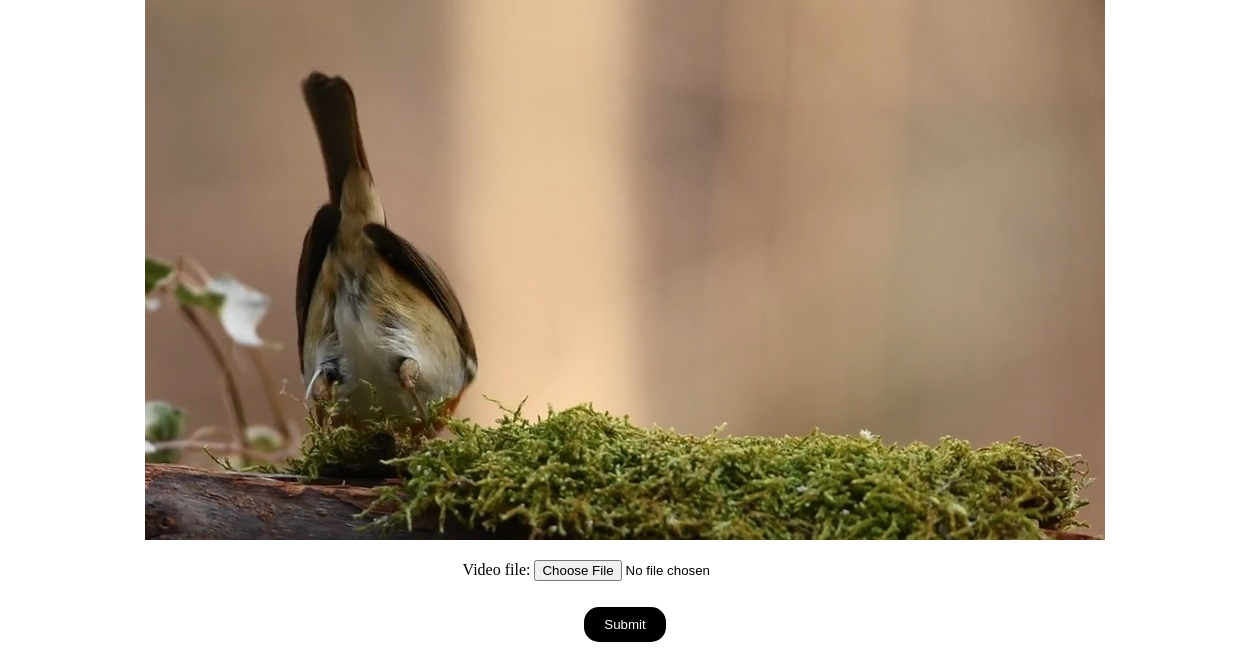
Before: /video/ (lower part) with the older database file.
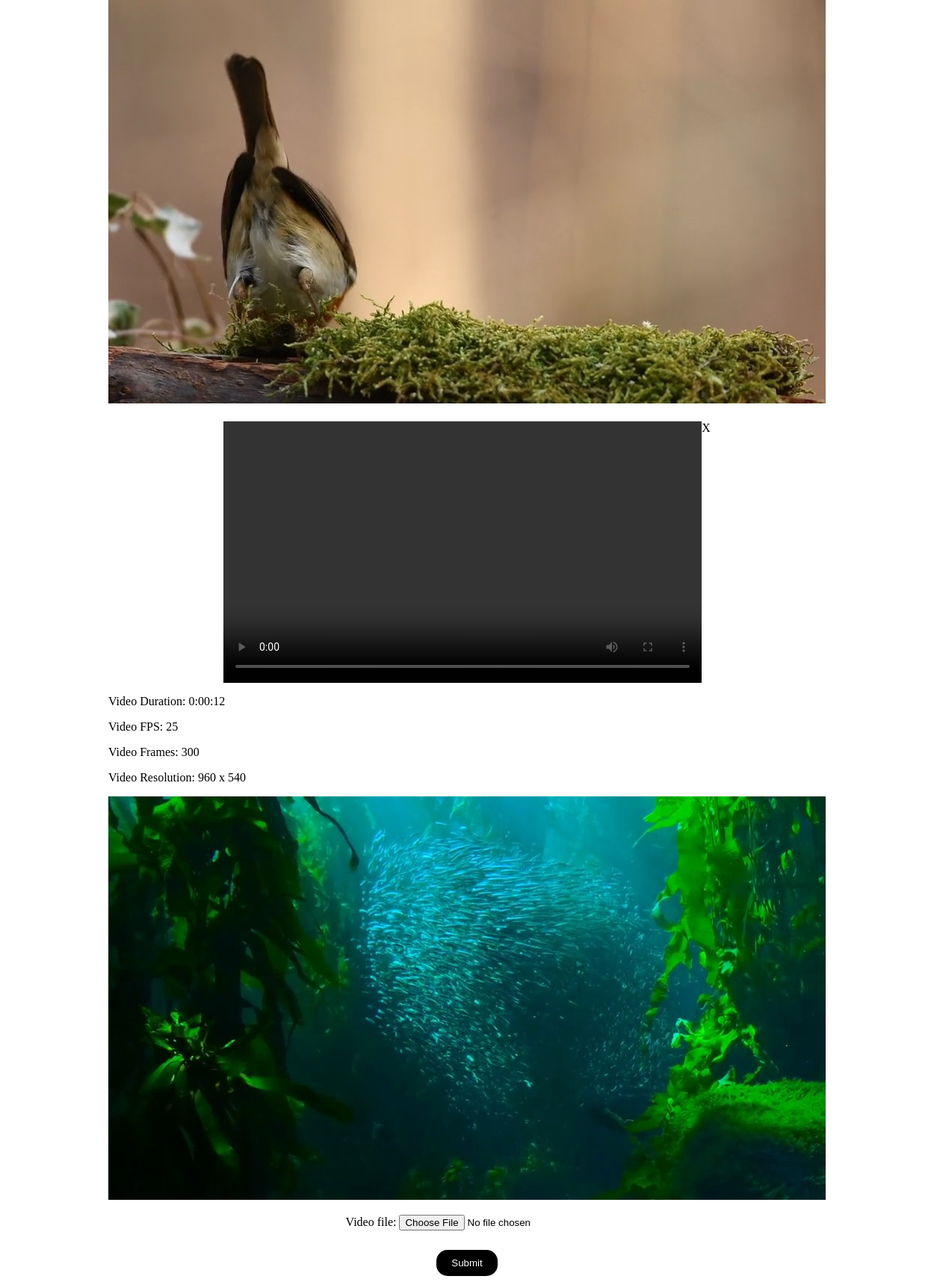
After: the same page with the newer database file.
### base/models.py (models this page shows, shortened)
class Video(models.Model):
    id = models.AutoField(primary_key=True)
    title = models.CharField(max_length=200, null=True)
    video_file = models.FileField(upload_to="videos/")
    duration = models.DurationField(null=True, blank=False)
    fps = models.IntegerField(null=True, blank=False)
    frames = models.IntegerField(null=True, blank=False)
    width = models.IntegerField(null=True, blank=False)
    height = models.IntegerField(null=True, blank=False)
    cover = models.ImageField(upload_to="videos/cover/", blank=True, null=True)
    objects = VideoQuerySet.as_manager()

### base/views.py (the view)
# urls.py: path("video/", views.videoShow, name="video"),
def videoShow(request):
    if request.method == 'POST':
        form = VideoForm(request.POST, request.FILES)
        if form.is_valid():
            video = form.save(commit=False)
            video.save()
            return redirect("video")
    else:
        form = VideoForm()
    videos = Video.objects.all()
    context = {'form' : form, "videos" : videos}
    return render(request, 'base/video-show.html', context)

### base/forms.py
class VideoForm(ModelForm):
    class Meta:
        model = Video
        fields = ['video_file']

### base/templates/base/video-show.html (shortened to what this page needs)
<!DOCTYPE html>
<html lang="en">
<head>
</head>
<body>
    {% extends "main.html" %}
    {% block content %}
    {% if videos %}
    <div class="video-collection">
        {% for video in videos %}
        <div>
            <div class="video-self">
                <video controls width="640" height="350">
                    <source src="{{ video.video_file.url }}" type="{{ video.video_file.content_type }}" />
                </video>
                <a href="{% url 'delete-video' video.id %}">X</a>
            </div>
            <p>Video Duration: {{video.duration}}</p>
            <p>Video FPS: {{video.fps}}</p>
            <p>Video Frames: {{video.frames}}</p>
            <p>Video Resolution: {{video.width}} x {{video.height}}</p>
            <img src="{{ video.cover.url }}" alt="">
        </div>
        {% endfor %}
    </div>
    {% else %}
    <h2>Try Uploading your first video</h2>
    {% endif %}
    <form action="" method="post" name="upload" class="upload-form" enctype="multipart/form-data">
        {{form.as_p}}
        <button type="submit" class="upload-button">Submit</button>
    </form>
    {% endblock content %}

### templates/main.html (shortened to what this page needs)
<!DOCTYPE html>
<html lang="en">
<head>
</head>
<body>
    {% include "navbar.html" %}
    {% block content %}
    {% endblock %}
</body>
</html>

### templates/navbar.html (shortened to what this page needs)
<!DOCTYPE html>
<html lang="en">
<head>
</head>
<body>
</body>
</html>

### base/templates/base/video-show.html (style rules this page uses)
.upload-form { display: flex; justify-content: center; align-items: center; flex-direction: column; row-gap: 10px; }
.upload-button { border: 0; border-radius: 15px; padding: 10px 20px; background-color: black; color: white; }
.video-collection { display: flex; flex-direction: column; row-gap: 20px; justify-content: center; align-items: center; }
.video-self { display: flex; flex-direction: row; justify-content: center; }
.video-self a { color: black; text-decoration: none; }

Changed rows visible on the page:
added Video: duration "0:00:12", fps "25", frames "300", width "960", height "540", cover (picture)
